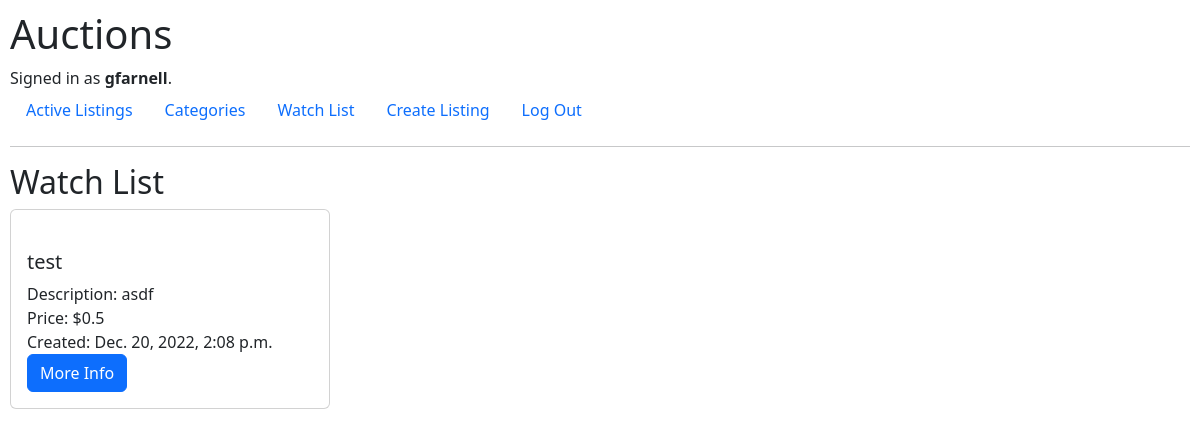
/watchlist (signed in), run on an earlier commit of the app's database.
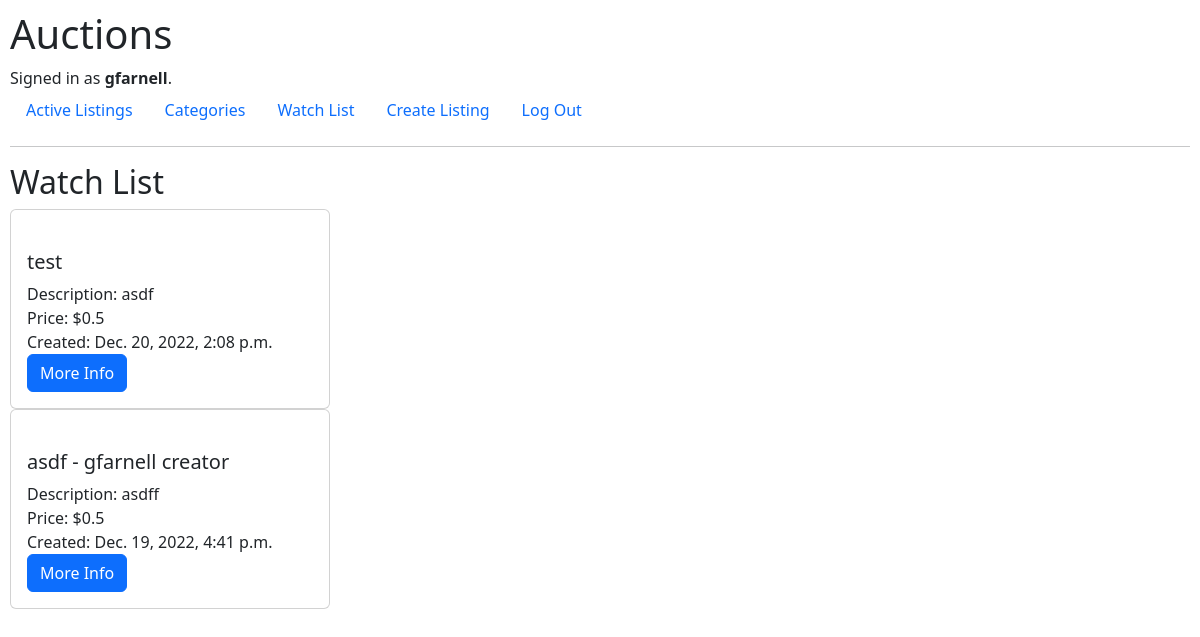
And on a later commit of the database.
### auctions/models.py (models this page shows, shortened)
class Listings(models.Model):
    creator = models.ForeignKey(
        User, on_delete=models.PROTECT, related_name="get_creator_listings", blank=False)
    buyer = models.ForeignKey(
        User, blank=True, null=True, on_delete=models.PROTECT, related_name="get_buyer_listings")
    watchers = models.ManyToManyField(
        User, blank=True, related_name="get_watched_listings")
    title = models.CharField(max_length=64)
    description = models.CharField(max_length=300)
    startingBid = models.FloatField(max_length=64)
    createdDate = models.DateTimeField(auto_now_add=True)
    active = models.BooleanField(default=True)
    url = models.CharField(max_length=128, blank=True)
    category = models.CharField(
        max_length=45)

### auctions/views.py (the view)
# urls.py: path("watchlist", views.displayWatchlist, name="displayWatchlist"),
@login_required
def displayWatchlist(request):
    user_id = request.user.id
    userLoggedIn = request.user.username
    watchers = User.objects.get(id=user_id)
    listingsForWatcher = Listings.objects.filter(watchers=watchers)
    return render(request, "auctions/watchlist.html", {"userLoggedIn": userLoggedIn, "listingsForWatcher": listingsForWatcher})

### auctions/templates/auctions/watchlist.html (shortened to what this page needs)
{% extends "auctions/layout.html" %}
{% load static %}
{% block body %}
<h2>Watch List</h2>
{% for x in listingsForWatcher %}
<div id="container_card">
    <div class="card">
        <a href="{% url 'listings' x.id %}" class="card-link">
        </a>
        <div class="card-body">
            <ul class="list-group list-group-flush">
                <li>
                    <h5>{{ x.title}}</h5>
                </li>
                <li>Description: {{ x.description}}</li>
                <li>Price: ${{ x.startingBid}}</li>
                <li>Created: {{ x.createdDate}}</li>
                <li><a class="btn btn-primary" href="{% url 'listings' x.id %}">More Info</a></li>
            </ul>
        </div>
    </div>
</div>
{% empty %}
<p>There are currently no items in your watchlist.</p>
{% endfor %}
{% endblock %}

What changed in the data, as far as the page shows it:
now on this page (row edited): Listings: title "asdf - gfarnell creator", description "asdff", startingBid "0.5", createdDate "Dec. 19, 2022, 4:41 p.m."
